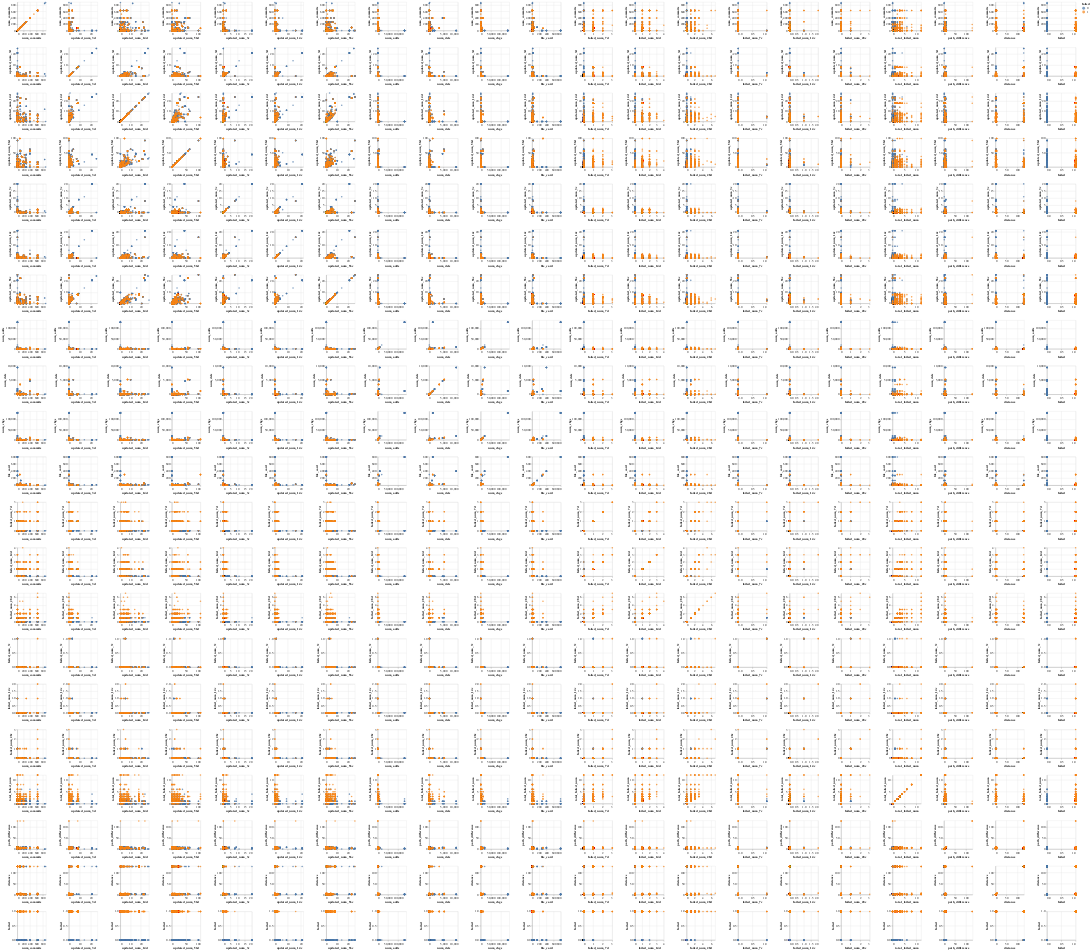

The cell this chart's notebook holds for it:
### Code cell
to_splom_altair(pdf, target='failed')

### Figure 1 — Vega-Lite specification as saved in the notebook (floating-point values rounded to 4 significant figures; data arrays with more than 128 entries replaced by an {"elided": "..."} marker saying what was removed)
{"config": {"view": {"continuousWidth": 400, "continuousHeight": 300}}, "repeat": {"column": ["num_commits", "updated_num_3d", "updated_num_14d", "updated_num_56d", "updated_num_3c", "updated_num_14c", "updated_num_56c", "num_adds", "num_dels", "num_chgs", "file_card", "failed_num_7d", "failed_num_14d", "failed_num_28d", "failed_num_7c", "failed_num_14c", "failed_num_28c", "total_failed_num", "path_difference", "distance", "failed"], "row": ["num_commits", "updated_num_3d", "updated_num_14d", "updated_num_56d", "updated_num_3c", "updated_num_14c", "updated_num_56c", "num_adds", "num_dels", "num_chgs", "file_card", "failed_num_7d", "failed_num_14d", "failed_num_28d", "failed_num_7c", "failed_num_14c", "failed_num_28c", "total_failed_num", "path_difference", "distance", "failed"]}, "spec": {"data": {"name": "data-39ec0a09b64dc265483dcc58b0f87d0b"}, "mark": "circle", "encoding": {"color": {"type": "nominal", "field": "failed"}, "x": {"type": "quantitative", "field": {"repeat": "column"}}, "y": {"type": "quantitative", "field": {"repeat": "row"}}}, "height": 100, "width": 100}, "$schema": "https://vega.github.io/schema/vega-lite/v4.8.1.json", "datasets": {"data-39ec0a09b64dc265483dcc58b0f87d0b": {"elided": "2066 records"}}}
